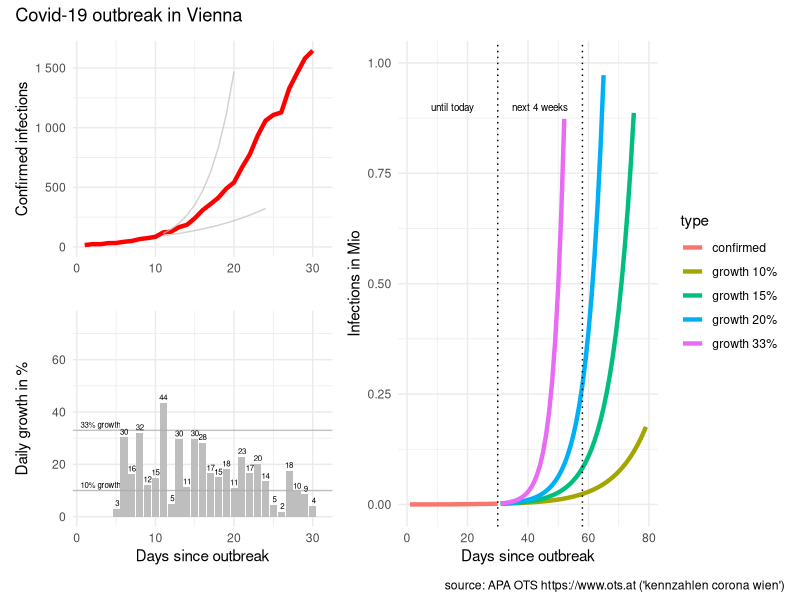
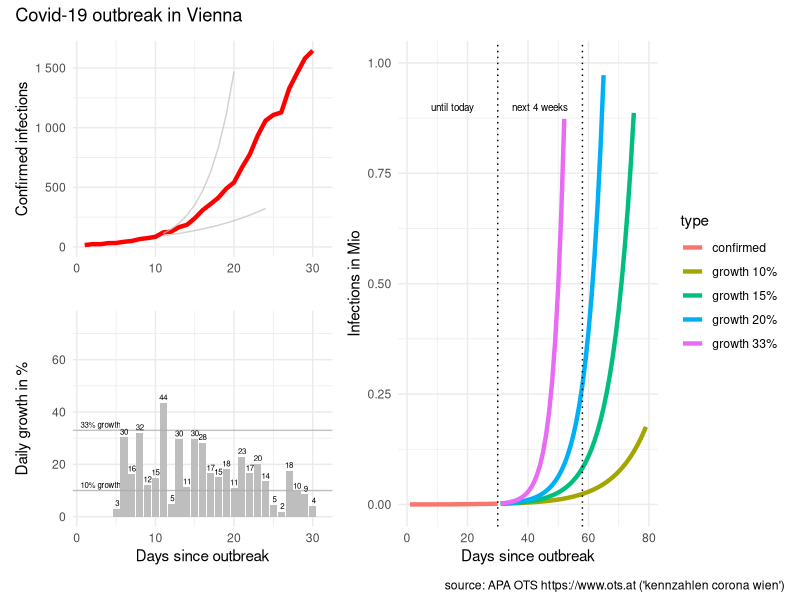

The R source for these figures, in order:
# packages
library(tidyverse)
library(scales)
library(patchwork)

# reported infections
# source: APA OTS (https://www.ots.at)
# keywords: "kennzahlen corona wien"
infected <- c(
   16, #"2020-03-05"
   23, #"2020-03-06"
   23, #"2020-03-07"
   32, #"2020-03-08"
   33, #"2020-03-09"
   43, #"2020-03-10"
   50, #"2020-03-11"
   66, #"2020-03-12"
   74, #"2020-03-13"
   85, #"2020-03-14"
  122, #"2020-03-15"
  128, #"2020-03-16"
  166, #"2020-03-17"
  185, #"2020-03-18"
  240, #"2020-03-19"
  308, #"2020-03-20"
  359, #"2020-03-21"
  413, #"2020-03-22"
  488, #"2020-03-23"
  542, #"2020-03-24"
  666, #"2020-03-25"
  776, #"2020-03-26"
  933, #"2020-03-27"
 1059, #"2020-03-28"
 1107, #"2020-03-29"
 1128, #"2020-03-30"
 1327, #"2020-03-31"
 1456, #"2020-04-01"
 1580, #"2020-04-02"
 1646  #"2020-04-03"
)

# prepare data
data <- tibble(infected = infected)

data <- data %>% 
  mutate(type = "confirmed",
         day = row_number()) %>% 
  arrange(day) %>% 
  mutate(new_abs = infected - lag(infected),
         new_pct = new_abs / lag(infected) * 100)

# predict
predict_corona <- function(data, infection_rate, days)  {
  
  future <- seq(from = max(data$day) + 1, to = max(data$day)+days-1)
  infected_all <- NULL
  infected_act <- max(data$infected)
  infected_predict <- NULL
  for (i in seq_along(future))  {
    infected_act <- infected_act * infection_rate
    infected_all <- c(infected_all, infected_act)
  }
  
  data2 <- tibble(type = paste0("growth ", (infection_rate-1)*100,"%"),
                  day = future, 
                  infected = infected_all)
  data2
  
} # predict_corona

# predict for different growth
predict_days <- 50 #57

data_50 <- data %>% 
  predict_corona(infection_rate = 1.50, days = predict_days)

data_40 <- data %>% 
  predict_corona(infection_rate = 1.40, days = predict_days)

data_33 <- data %>% 
  predict_corona(infection_rate = 1.33, days = predict_days)

data_20 <- data %>% 
  predict_corona(infection_rate = 1.20, days = predict_days)

data_15 <- data %>% 
  predict_corona(infection_rate = 1.15, days = predict_days)

data_10 <- data %>% 
  predict_corona(infection_rate = 1.10, days = predict_days)

# combine dataset
data_plot <- data %>% 
  bind_rows(data_33, data_20, data_15, data_10)


# visualise data
# infected
last_day <- length(data$infected)
p0 <- data_plot %>% 
  mutate(infected_M = infected / 1000000) %>%
  ggplot(aes(day, infected_M, color = type)) + 
  geom_line(size = 1.5) +
  geom_vline(xintercept = c(last_day, last_day + 28), 
             linetype = "dotted") +
  ylim(0,1) +
  xlab("Days since outbreak") +
  ylab("Infections in Mio") + 
  #ggtitle("Covid-19 outbreak in Vienna") +
  theme_minimal()+
  annotate("text", last_day/2, 0.9, 
           label = "until today", size = 2.5) +
  annotate("text", last_day+14, 0.9, 
           label = "next 4 weeks", size = 2.5)

#############################################

# data for reference line 33% growth (Austria)
data_line_start <- tibble(
  day = 10,
  infected = 85
)

# predict 10%/33% growth (days since 50 cases)
data_line10 <- predict_corona(
  data_line_start,
  infection_rate = 1.10,
  days = 15)

data_line33 <- predict_corona(
  data_line_start,
  infection_rate = 1.33,
  days = 15)

# infected
p1 <- data %>% 
  mutate(infected_M = infected / 1000000) %>% 
  ggplot(aes(day, infected)) + 
  geom_line(size = 1.5, color = "red") +
  geom_line(data = data_line10, 
            aes(day,infected), color = "grey", alpha = 0.7) +
  geom_line(data = data_line33, 
            aes(day,infected), color = "grey", alpha = 0.7) +
  xlim(c(1,length(infected)+1)) +
  #ylim(0,max(infected)) +
  scale_y_continuous(labels=function(x) format(x, big.mark = " ", scientific = FALSE),
                     limits=c(0,max(infected)) ) +
  #  xlab("Days since outbreak") +
  xlab("") +
  ylab("Confirmed infections") + 
#  ggtitle("Covid-19 outbreak in Vienna") +
  theme_minimal()
  
# daily growth infected
p2 <- data %>% 
  filter(day >= 5) %>% 
  ggplot(aes(day, new_pct)) +
  geom_col(fill = "grey") +
  geom_hline(yintercept = 10, color = "darkgrey", alpha = 0.7) +
  geom_hline(yintercept = 33, color = "darkgrey", alpha = 0.7) +
  geom_text(aes(day, new_pct, 
                label = paste0(format(new_pct, digits=1))),
            size = 2, vjust = "bottom", nudge_y = 1) +
  xlim(c(1,length(infected)+1)) +
  ylim(c(0,75)) +
  xlab("Days since outbreak") +
  ylab("Daily growth in %") + 
#  ggtitle("Covid-19 outbreak in Vienna") +
  theme_minimal() +
  annotate("text", 3, 10+1, 
           label = "10% growth",
           size = 2,vjust = "bottom")  +
  annotate("text", 3, 33+1, 
           label = "33% growth",
           size = 2,vjust = "bottom") 
  

# combine plots
p <- ((p1 / p2) | p0) + plot_annotation('Covid-19 outbreak in Vienna',
                            caption = "source: APA OTS https://www.ots.at ('kennzahlen corona wien')")
# plot
p

# save plot
p %>% ggsave(filename = "covid-19-vienna.png", 
             device = "png",
             width = 7, height = 4)
